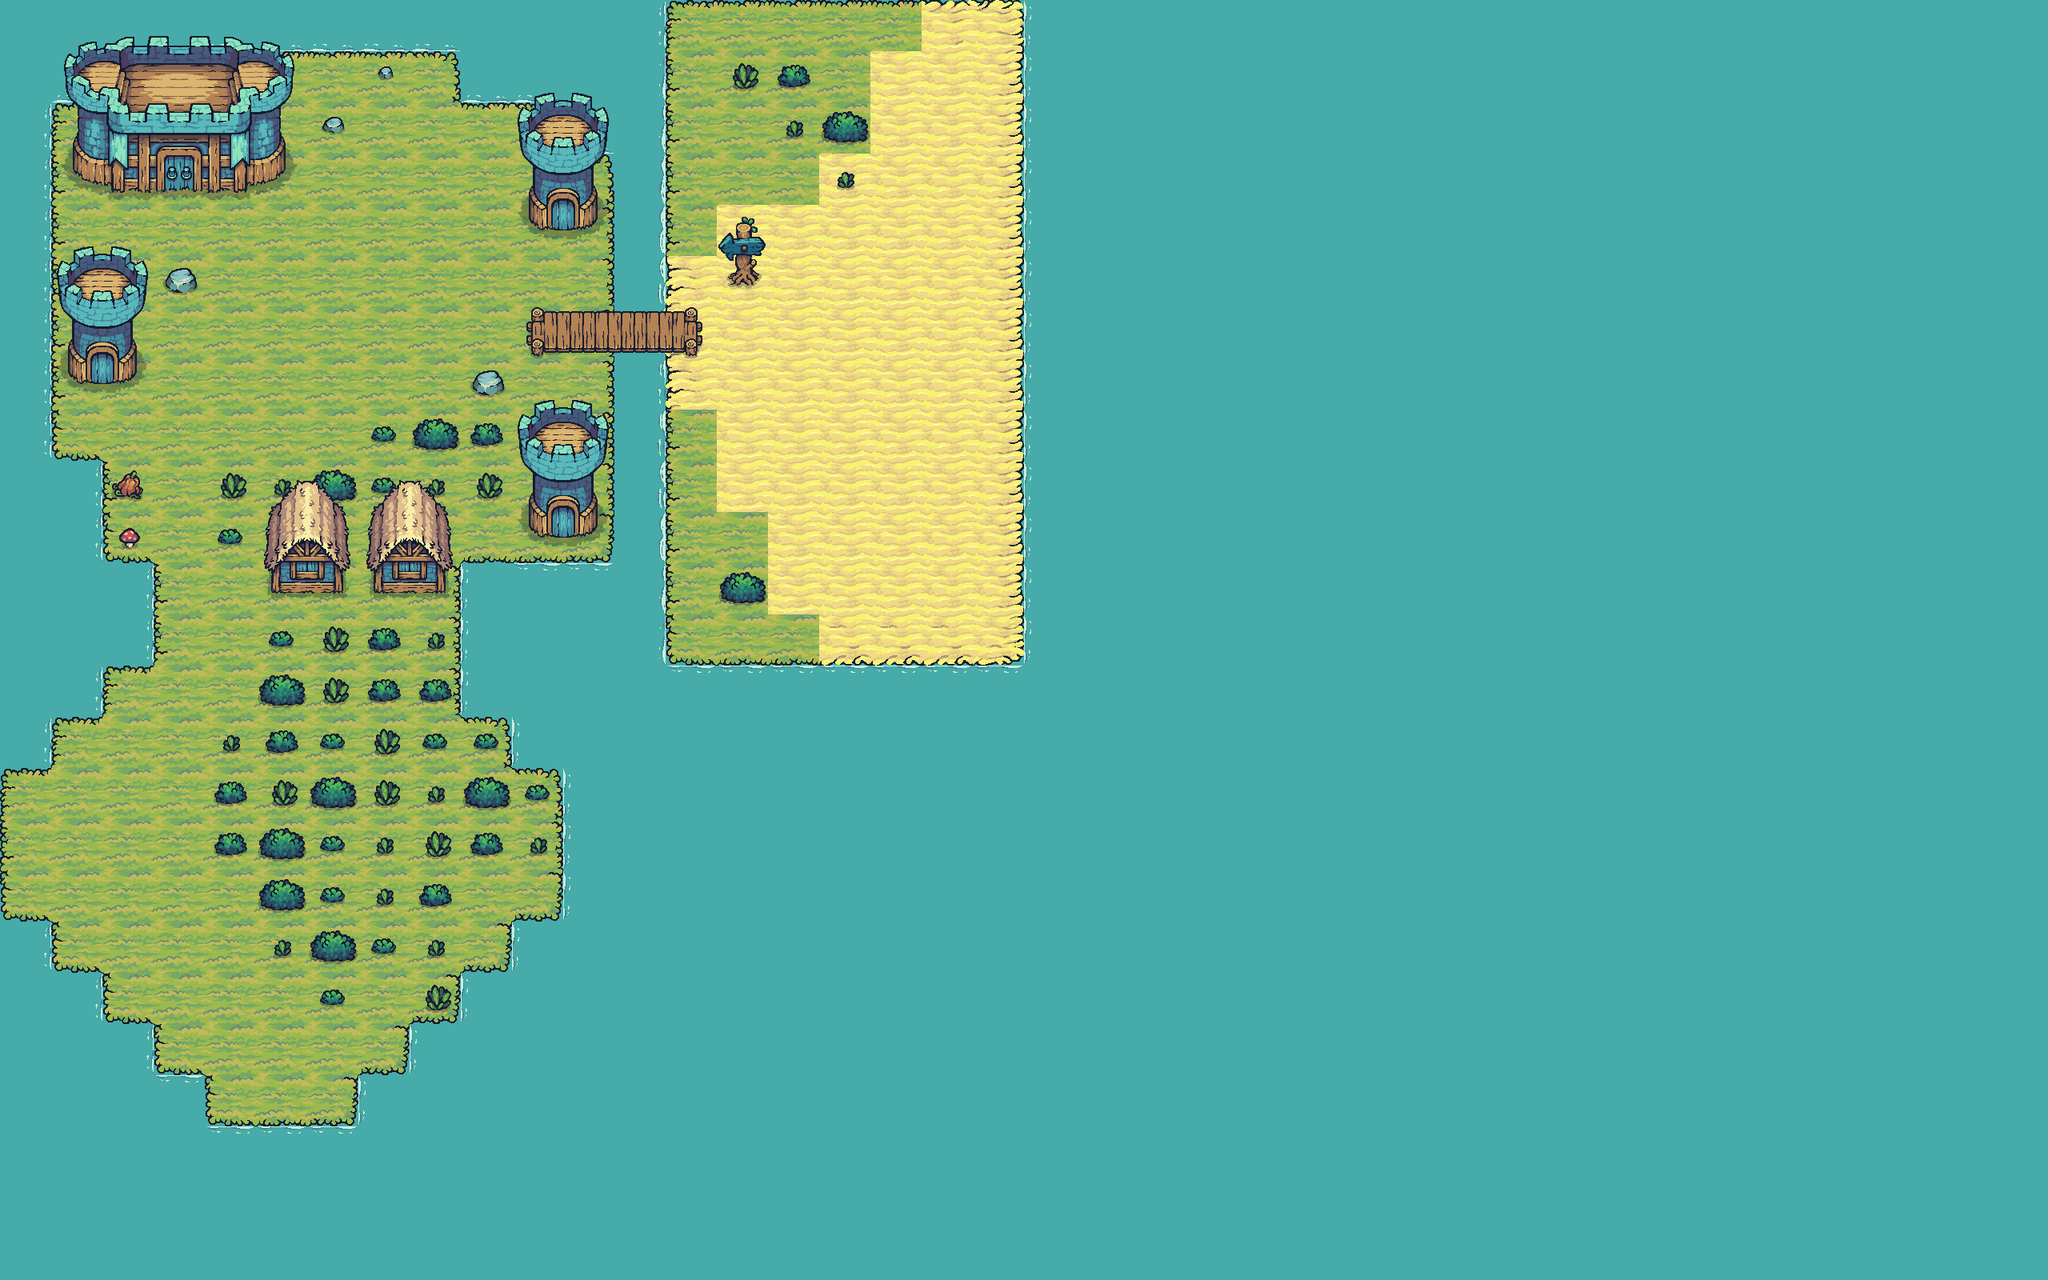

This game map was drawn from its Tiled (.tmx) file and the tilesets committed beside it. A one-line description and the trimmed map source follow:
An orthogonal 40x25 tile map with 64x64 px tiles, 4 tile layers (water, ground, props, buildings), 16 tilesets and 27 objects (11x sheep, 4x archer, 3x warrior, 2x torch, 2x tnt, ...).

<map version="1.8" tiledversion="1.8.6" orientation="orthogonal" renderorder="right-down" width="40" height="25" tilewidth="64" tileheight="64" infinite="0" nextlayerid="6" nextobjectid="187">
 <properties>
  <property name="tint" type="color" value="#4d130d53" />
 </properties>
 <tileset firstgid="1" source="water.tsx" />
 <tileset firstgid="2" source="foam.tsx" />
 <tileset firstgid="74" source="ground-flat.tsx" />
 <tileset firstgid="114" source="props.tsx" />
 <tileset firstgid="142" source="bridge.tsx" />
 <tileset firstgid="154" source="house.tsx" />
 <tileset firstgid="160" source="castle.tsx" />
 <tileset firstgid="180" source="tower.tsx" />
 <tileset firstgid="188" source="archer.tsx" />
 <tileset firstgid="692" source="warrior.tsx" />
 <tileset firstgid="1124" source="tnt.tsx" />
 <tileset firstgid="1313" source="torch.tsx" />
 <tileset firstgid="1628" source="barrel.tsx" />
 <tileset firstgid="1749" source="sheep.tsx" />
 <tileset firstgid="1764" source="peasant.tsx" />
 <tileset firstgid="2088" source="saboteur.tsx" />
 <layer id="1" name="water" width="40" height="25">
  <data>[1000 cells, 1000 non-empty, 1 distinct tile ids]</data>
 </layer>
 <layer id="2" name="ground" width="40" height="25">
  <data>[1000 cells, 354 non-empty, 27 distinct tile ids]</data>
 </layer>
 <layer id="3" name="props" width="40" height="25">
  <data>[1000 cells, 66 non-empty, 15 distinct tile ids]</data>
 </layer>
 <layer id="4" name="buildings" width="40" height="25">
  <data>[1000 cells, 56 non-empty, 34 distinct tile ids]</data>
 </layer>
 <objectgroup id="5" name="objects">
  <object id="4" name="archer" gid="213" x="672" y="167" width="64" height="64">
   <properties>
    <property name="behavior" type="class" propertytype="behavior">
     <properties>
      <property name="type" value=":offensive" />
     </properties>
    </property>
    <property name="character" type="class" propertytype="character">
     <properties>
      <property name="attack-cooldown" type="float" value="1" />
      <property name="attack-range" type="float" value="300" />
      <property name="damage-max" type="int" value="40" />
      <property name="damage-min" type="int" value="20" />
      <property name="movement-speed" type="float" value="40" />
      <property name="projectile-speed" type="float" value="200" />
      <property name="vision-range" type="float" value="500" />
     </properties>
    </property>
    <property name="health" type="class" propertytype="health">
     <properties>
      <property name="points" type="int" value="100" />
     </properties>
    </property>
    <property name="sprite" type="class" propertytype="sprite">
     <properties>
      <property name="name" value=":archer-blue" />
      <property name="sequence-name" value=":idle" />
     </properties>
    </property>
   </properties>
  </object>
  <object id="10" name="warrior" gid="711" x="262.666" y="335.333" width="64" height="64">
   <properties>
    <property name="behavior" type="class" propertytype="behavior">
     <properties>
      <property name="type" value=":offensive" />
     </properties>
    </property>
    <property name="character" type="class" propertytype="character">
     <properties>
      <property name="attack-cooldown" type="float" value="0.6" />
      <property name="attack-range" type="float" value="50" />
      <property name="damage-max" type="int" value="30" />
      <property name="damage-min" type="int" value="10" />
      <property name="melee-attack" type="bool" value="true" />
      <property name="movement-speed" type="float" value="50" />
      <property name="team" type="int" value="0" />
      <property name="vision-range" type="float" value="400" />
     </properties>
    </property>
    <property name="health" type="class" propertytype="health">
     <properties>
      <property name="points" type="int" value="200" />
     </properties>
    </property>
    <property name="sprite" type="class" propertytype="sprite">
     <properties>
      <property name="name" value=":warrior-blue" />
     </properties>
    </property>
   </properties>
  </object>
  <object id="12" name="torch" gid="1335" x="1060.67" y="798" width="64" height="64">
   <properties>
    <property name="behavior" type="class" propertytype="behavior">
     <properties>
      <property name="type" value=":offensive" />
     </properties>
    </property>
    <property name="character" type="class" propertytype="character">
     <properties>
      <property name="attack-cooldown" type="float" value="0.4" />
      <property name="attack-range" type="float" value="50" />
      <property name="damage-max" type="int" value="20" />
      <property name="damage-min" type="int" value="5" />
      <property name="fire-damage" type="int" value="10" />
      <property name="melee-attack" type="bool" value="true" />
      <property name="movement-speed" type="float" value="50" />
      <property name="team" type="int" value="1" />
      <property name="vision-range" type="float" value="400" />
     </properties>
    </property>
    <property name="health" type="class" propertytype="health">
     <properties>
      <property name="points" type="int" value="150" />
     </properties>
    </property>
    <property name="sprite" type="class" propertytype="sprite">
     <properties>
      <property name="name" value=":torch-red" />
     </properties>
    </property>
   </properties>
  </object>
  </objectgroup>
</map>
<!-- 24 of 27 objects omitted -->
